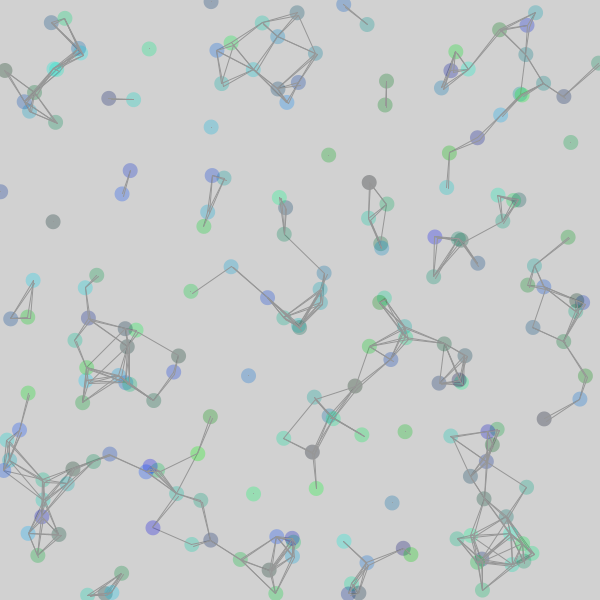
Frame 1 (no input)
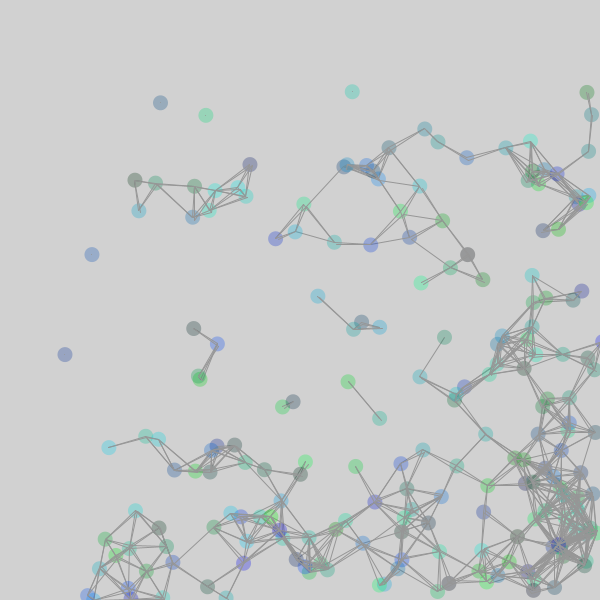
Frame 60 (the mouse pressed at the canvas centre just before this capture)
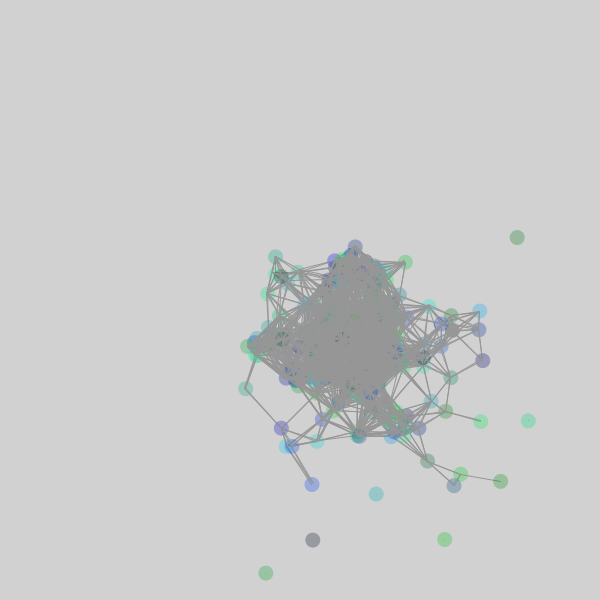
Frame 120 (the mouse held since frame 60 and released just before this capture)

The Processing sketch that drew these frames (run headless with seeded random() and noise(); from frame 60 on, the mouse is pressed at the canvas centre):

// Processing sketch: processing_149283
// ── processing_149283.pde

int numThings=200;
int count=0;
boolean MouseIsDown=false;

Particle [] particles = new Particle[numThings];

void setup()
{
  background(255,255,255);
  size (600,600);
  for (int i=0;i<numThings;i++)
      {
        particles[i]= new Particle(random(0),random(255),random(255),15, random(width),random(height));      
      }
  
}

void draw()
{
  background(209);
  
        for(int i=0;i<numThings;i++)
        {
            particles[i].makeParticle();
            particles[i].update();
        }
        
        
  
}





void mousePressed()
{

  MouseIsDown=true;
}
void mouseReleased()
{ 

  MouseIsDown=false;
  count++;
}





class Particle
{
  float R;
  float G;
  float B;
  float size;
  float x;
  float y;
  float speed = random(1,3);
  float direction = random(1,3);
  float mehX=0;
  float mehY=0;
  float easing=random(0.01,0.05);

  
  
  
  
  Particle(float r, float g, float b, float S, float XPos, float YPos)
  {
    R=r;
    G=g;
    B=b;
    size = S;
    x=XPos;
    y=YPos;
    //speed= random(20,50);
    
    
    
  }
  void makeParticle()
  {
    noStroke();
    fill(R,G,B,70);
    ellipse (x,y,size,size);
  }
  
  void update()
  {
                  //MANAGING BORDERS
                  if (x > width)
                  {
                    //x = 0;
                    x=-x;
                    direction= abs(direction);
                  }
               
                  if (x < 0)
                  {
                    //x = width;
                    x= abs(x);
                    direction=-(direction);
                  }
               
                  if (y > height)
                  {
                    speed=-speed;
                    //direction= random(1,360);
                  }
               
                  if (y < 0)
                  {
                    speed= abs(speed);
                     //direction= random(1,360);
                  }
                  
                  //CHANGING POSITION
                  
                  //x = x + dX;
                  //y = y + dY;
             
                  
     for (int i = 0; i<numThings;i++)
      {
               Particle  I = particles[i];
              int num=40;
              if ((I.x-x)<num && (I.x-x)>-num)
              {
                if (I.y-y<num && (I.y-y>-num))
                {
                  stroke(150);
                  strokeWeight(1);
                  line(x,y, I.x,I.y);
                  noStroke();
                }
                
              }
      }            
     
      if (MouseIsDown)
         {
            mehX = mouseX-x;
            if (abs(mehX)>1)
              {x = x + mehX * easing ;}
            
             mehY = mouseY-y;
            if (abs(mehY)>1)
              {y = y + mehY * easing ;}
          }
          
            y=y+speed;
            x=x+direction;
                           
    }
    
    

}
